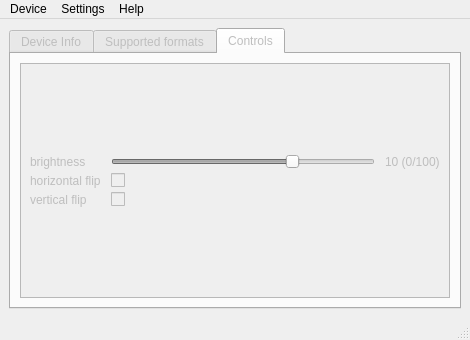
<ui version="4.0" >
 <class>MainWindow</class>
 <widget class="QMainWindow" name="MainWindow" >
  <property name="geometry" >
   <rect>
    <x>0</x>
    <y>0</y>
    <width>470</width>
    <height>340</height>
   </rect>
  </property>
  <property name="windowTitle" >
   <string>V4L Control GUI</string>
  </property>
  <widget class="QWidget" name="centralwidget" >
   <layout class="QGridLayout" name="gridLayout" >
    <item row="0" column="0" >
     <widget class="QTabWidget" name="tabWidget" >
      <property name="enabled" >
       <bool>false</bool>
      </property>
      <property name="currentIndex" >
       <number>2</number>
      </property>
      <widget class="QWidget" name="info_tab" >
       <property name="sizePolicy" >
        <sizepolicy vsizetype="Expanding" hsizetype="Expanding" >
         <horstretch>0</horstretch>
         <verstretch>0</verstretch>
        </sizepolicy>
       </property>
       <property name="autoFillBackground" >
        <bool>false</bool>
       </property>
       <attribute name="title" >
        <string>Device Info</string>
       </attribute>
       <layout class="QFormLayout" name="formLayout_2" >
        <property name="fieldGrowthPolicy" >
         <enum>QFormLayout::AllNonFixedFieldsGrow</enum>
        </property>
        <item row="0" column="1" >
         <layout class="QFormLayout" name="formLayout" >
          <property name="sizeConstraint" >
           <enum>QLayout::SetMinimumSize</enum>
          </property>
          <property name="rowWrapPolicy" >
           <enum>QFormLayout::WrapLongRows</enum>
          </property>
          <property name="horizontalSpacing" >
           <number>5</number>
          </property>
          <property name="margin" >
           <number>5</number>
          </property>
          <item row="0" column="0" >
           <widget class="QLabel" name="label" >
            <property name="text" >
             <string>Device:</string>
            </property>
           </widget>
          </item>
          <item row="0" column="1" >
           <widget class="QLabel" name="device_label" >
            <property name="text" >
             <string/>
            </property>
            <property name="wordWrap" >
             <bool>true</bool>
            </property>
           </widget>
          </item>
          <item row="1" column="0" >
           <widget class="QLabel" name="label_2" >
            <property name="text" >
             <string>Driver:</string>
            </property>
           </widget>
          </item>
          <item row="1" column="1" >
           <widget class="QLabel" name="driver_label" >
            <property name="text" >
             <string/>
            </property>
            <property name="wordWrap" >
             <bool>true</bool>
            </property>
           </widget>
          </item>
          <item row="2" column="0" >
           <widget class="QLabel" name="label_4" >
            <property name="text" >
             <string>Card:</string>
            </property>
           </widget>
          </item>
          <item row="2" column="1" >
           <widget class="QLabel" name="card_label" >
            <property name="text" >
             <string/>
            </property>
            <property name="wordWrap" >
             <bool>true</bool>
            </property>
           </widget>
          </item>
          <item row="3" column="0" >
           <widget class="QLabel" name="label_6" >
            <property name="text" >
             <string>Bus Info:</string>
            </property>
           </widget>
          </item>
          <item row="3" column="1" >
           <widget class="QLabel" name="bus_info_label" >
            <property name="text" >
             <string/>
            </property>
            <property name="wordWrap" >
             <bool>true</bool>
            </property>
           </widget>
          </item>
          <item row="4" column="0" >
           <widget class="QLabel" name="label_8" >
            <property name="text" >
             <string>Capabilities:</string>
            </property>
           </widget>
          </item>
          <item row="4" column="1" >
           <widget class="QLabel" name="capabilities_label" >
            <property name="text" >
             <string/>
            </property>
            <property name="scaledContents" >
             <bool>false</bool>
            </property>
            <property name="wordWrap" >
             <bool>true</bool>
            </property>
           </widget>
          </item>
         </layout>
        </item>
       </layout>
      </widget>
      <widget class="QWidget" name="formats_tab" >
       <attribute name="title" >
        <string>Supported formats</string>
       </attribute>
       <layout class="QVBoxLayout" name="verticalLayout_2" >
        <item>
         <layout class="QVBoxLayout" name="verticalLayout" >
          <item>
           <widget class="QTreeWidget" name="treeWidget" >
            <column>
             <property name="text" >
              <string/>
             </property>
            </column>
            <column>
             <property name="text" >
              <string>Value</string>
             </property>
            </column>
            <item>
             <property name="text" >
              <string>New Item</string>
             </property>
             <property name="text" >
              <string/>
             </property>
             <item>
              <property name="text" >
               <string>New Sub Item</string>
              </property>
              <property name="text" >
               <string/>
              </property>
             </item>
            </item>
           </widget>
          </item>
         </layout>
        </item>
       </layout>
      </widget>
      <widget class="QWidget" name="controls_tab" >
       <attribute name="title" >
        <string>Controls</string>
       </attribute>
       <layout class="QVBoxLayout" name="verticalLayout_3" >
        <item>
         <widget class="QScrollArea" name="scrollArea" >
          <property name="widgetResizable" >
           <bool>true</bool>
          </property>
          <widget class="QWidget" name="scrollAreaWidgetContents" >
           <property name="geometry" >
            <rect>
             <x>0</x>
             <y>0</y>
             <width>440</width>
             <height>233</height>
            </rect>
           </property>
           <layout class="QGridLayout" name="gridLayout_3" >
            <item row="0" column="0" >
             <layout class="QGridLayout" name="controlsGridLayout" >
              <property name="horizontalSpacing" >
               <number>10</number>
              </property>
              <property name="verticalSpacing" >
               <number>4</number>
              </property>
              <item row="0" column="0" >
               <widget class="QLabel" name="label_11" >
                <property name="text" >
                 <string>brightness</string>
                </property>
                <property name="wordWrap" >
                 <bool>true</bool>
                </property>
               </widget>
              </item>
              <item row="0" column="1" >
               <widget class="QSlider" name="horizontalSlider" >
                <property name="minimum" >
                 <number>4</number>
                </property>
                <property name="maximum" >
                 <number>70</number>
                </property>
                <property name="singleStep" >
                 <number>2</number>
                </property>
                <property name="value" >
                 <number>50</number>
                </property>
                <property name="orientation" >
                 <enum>Qt::Horizontal</enum>
                </property>
               </widget>
              </item>
              <item row="0" column="2" >
               <widget class="QLabel" name="label_10" >
                <property name="text" >
                 <string>10 (0/100)</string>
                </property>
               </widget>
              </item>
              <item row="1" column="0" >
               <widget class="QLabel" name="label_12" >
                <property name="text" >
                 <string>horizontal flip</string>
                </property>
                <property name="wordWrap" >
                 <bool>true</bool>
                </property>
               </widget>
              </item>
              <item row="1" column="1" >
               <widget class="QCheckBox" name="checkBox" >
                <property name="text" >
                 <string/>
                </property>
               </widget>
              </item>
              <item row="2" column="0" >
               <widget class="QLabel" name="label_13" >
                <property name="text" >
                 <string>vertical flip</string>
                </property>
                <property name="wordWrap" >
                 <bool>true</bool>
                </property>
               </widget>
              </item>
              <item row="2" column="1" >
               <widget class="QCheckBox" name="checkBox_2" >
                <property name="text" >
                 <string/>
                </property>
               </widget>
              </item>
             </layout>
            </item>
           </layout>
          </widget>
         </widget>
        </item>
       </layout>
      </widget>
     </widget>
    </item>
   </layout>
  </widget>
  <widget class="QMenuBar" name="menubar" >
   <property name="geometry" >
    <rect>
     <x>0</x>
     <y>0</y>
     <width>470</width>
     <height>27</height>
    </rect>
   </property>
   <widget class="QMenu" name="menuHelp" >
    <property name="title" >
     <string>Help</string>
    </property>
    <addaction name="actionAboutApp" />
    <addaction name="actionAboutQT" />
   </widget>
   <widget class="QMenu" name="menuDevice" >
    <property name="title" >
     <string>Device</string>
    </property>
    <addaction name="actionOpen" />
    <addaction name="actionClose" />
    <addaction name="separator" />
    <addaction name="actionExit" />
   </widget>
   <widget class="QMenu" name="menuSetings" >
    <property name="title" >
     <string>Settings</string>
    </property>
    <addaction name="actionRefresh" />
    <addaction name="actionRefreshAutomaticaly" />
   </widget>
   <addaction name="menuDevice" />
   <addaction name="menuSetings" />
   <addaction name="menuHelp" />
  </widget>
  <widget class="QStatusBar" name="statusbar" />
  <action name="actionAboutApp" >
   <property name="text" >
    <string>About Application</string>
   </property>
  </action>
  <action name="actionAboutQT" >
   <property name="text" >
    <string>About QT</string>
   </property>
  </action>
  <action name="actionOpen" >
   <property name="text" >
    <string>Open Device</string>
   </property>
  </action>
  <action name="actionExit" >
   <property name="text" >
    <string>Exit</string>
   </property>
  </action>
  <action name="actionRefreshAutomaticaly" >
   <property name="checkable" >
    <bool>true</bool>
   </property>
   <property name="checked" >
    <bool>true</bool>
   </property>
   <property name="text" >
    <string>Refresh Automaticaly</string>
   </property>
  </action>
  <action name="actionRefresh" >
   <property name="text" >
    <string>Refresh</string>
   </property>
  </action>
  <action name="actionClose" >
   <property name="text" >
    <string>Close Device</string>
   </property>
  </action>
 </widget>
 <tabstops>
  <tabstop>tabWidget</tabstop>
 </tabstops>
 <resources/>
 <connections/>
</ui>
